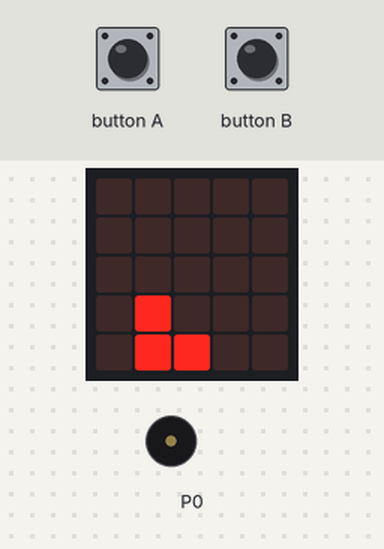
Simulated run of this program. Board: BBC micro:bit (MakeCode). Shown: the board's 5×5 LED display, buzzer (waves = sounding). The inputs (shaded band) are chosen by the test bench. Random numbers come from a fixed seed; the short countdown, score and lost-life animations are approximate; the run ends where the board's game-over animation would start. At 5.9 s the program stops and its outputs stay as they are.

Above: at 1.3 s.
1.4 s: button A pressed for 0.15 s
At 3.6 s:
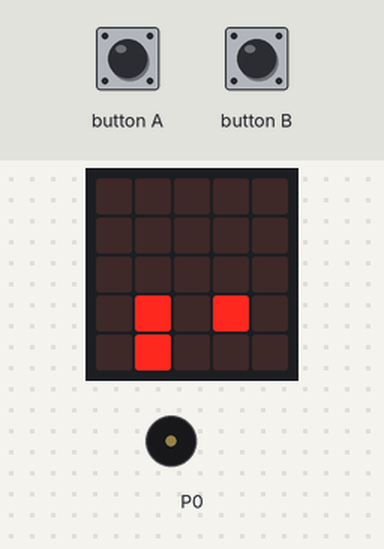
At 7.0 s:
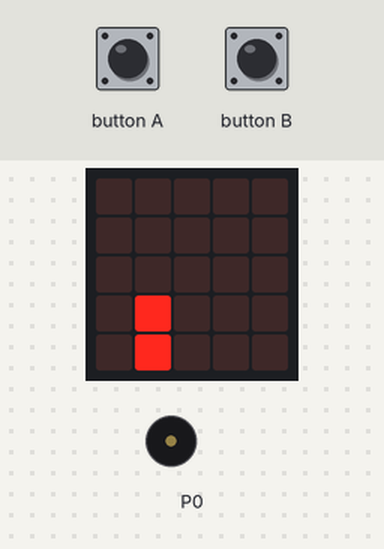
Timing chart, 0 to 7.4 s (numbered marks = the images above; inputs shaded):
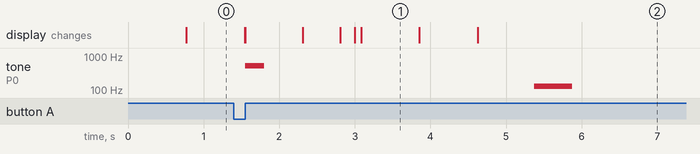

Measured:
- what the display in image 1 shows lasts 0.8 s, from 3.1 s to 3.9 s

The program:

main.ts
```typescript
input.onButtonPressed(Button.A, function () {
    Jugador_Arriba.change(LedSpriteProperty.Y, -1)
    Jugador_Abajo.change(LedSpriteProperty.Y, -1)
    music.playTone(523, music.beat(BeatFraction.Half))
    basic.pause(1000)
    Jugador_Arriba.change(LedSpriteProperty.Y, 1)
    Jugador_Abajo.change(LedSpriteProperty.Y, 1)
    game.addScore(1)
})
input.onButtonPressed(Button.B, function () {
    Jugador_Arriba.change(LedSpriteProperty.X, -1)
    Jugador_Arriba.change(LedSpriteProperty.Y, 1)
    music.playTone(523, music.beat(BeatFraction.Half))
    basic.pause(1000)
    Jugador_Arriba.change(LedSpriteProperty.X, 1)
    Jugador_Arriba.change(LedSpriteProperty.Y, -1)
    game.addScore(1)
})
let Jugador_Abajo: game.LedSprite = null
let Jugador_Arriba: game.LedSprite = null
Jugador_Arriba = game.createSprite(1, 3)
Jugador_Abajo = game.createSprite(1, 4)
let Obstaculo = game.createSprite(4, 4)
basic.forever(function () {
    Obstaculo.change(LedSpriteProperty.X, -1)
    basic.pause(750)
    if (Obstaculo.get(LedSpriteProperty.X) == 0) {
        Obstaculo.set(LedSpriteProperty.X, 4)
        Obstaculo.set(LedSpriteProperty.Y, randint(4, 3))
    }
    if (Obstaculo.isTouching(Jugador_Arriba) || Obstaculo.isTouching(Jugador_Abajo)) {
        music.playTone(131, music.beat(BeatFraction.Whole))
        game.gameOver()
        game.setScore(0)
    }
})
```

test.ts
```typescript
// aquí va el archivo "tests"; esto no se compilará cuando este paquete se utilice como una extensión.
```
